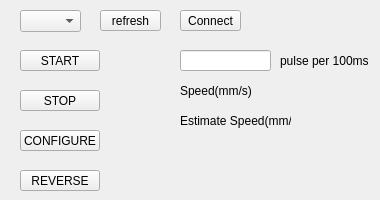
       <widget class="QWidget" name="tab_10">
        <attribute name="title">
         <string>Conveyor Control</string>
        </attribute>
        <widget class="QComboBox" name="cb_conveyor_com">
         <property name="geometry">
          <rect>
           <x>20</x>
           <y>10</y>
           <width>61</width>
           <height>22</height>
          </rect>
         </property>
        </widget>
        <widget class="QLineEdit" name="tb_conveyor_pulse">
         <property name="geometry">
          <rect>
           <x>180</x>
           <y>50</y>
           <width>91</width>
           <height>21</height>
          </rect>
         </property>
        </widget>
        <widget class="QLabel" name="label_56">
         <property name="geometry">
          <rect>
           <x>280</x>
           <y>50</y>
           <width>91</width>
           <height>21</height>
          </rect>
         </property>
         <property name="text">
          <string>pulse per 100ms</string>
         </property>
        </widget>
        <widget class="QLabel" name="label_57">
         <property name="geometry">
          <rect>
           <x>180</x>
           <y>80</y>
           <width>71</width>
           <height>21</height>
          </rect>
         </property>
         <property name="text">
          <string>Speed(mm/s): </string>
         </property>
        </widget>
        <widget class="QLabel" name="lb_conveyor_real_sp">
         <property name="geometry">
          <rect>
           <x>260</x>
           <y>80</y>
           <width>91</width>
           <height>21</height>
          </rect>
         </property>
         <property name="text">
          <string/>
         </property>
        </widget>
        <widget class="QPushButton" name="bt_conveyor_refresh">
         <property name="geometry">
          <rect>
           <x>100</x>
           <y>10</y>
           <width>61</width>
           <height>21</height>
          </rect>
         </property>
         <property name="text">
          <string>refresh</string>
         </property>
        </widget>
        <widget class="QPushButton" name="bt_conveyor_con">
         <property name="geometry">
          <rect>
           <x>180</x>
           <y>10</y>
           <width>61</width>
           <height>21</height>
          </rect>
         </property>
         <property name="text">
          <string>Connect</string>
         </property>
        </widget>
        <widget class="QPushButton" name="bt_conveyor_start">
         <property name="geometry">
          <rect>
           <x>20</x>
           <y>50</y>
           <width>80</width>
           <height>21</height>
          </rect>
         </property>
         <property name="text">
          <string>START</string>
         </property>
        </widget>
        <widget class="QPushButton" name="bt_conveyor_stop">
         <property name="geometry">
          <rect>
           <x>20</x>
           <y>90</y>
           <width>80</width>
           <height>21</height>
          </rect>
         </property>
         <property name="text">
          <string>STOP</string>
         </property>
        </widget>
        <widget class="QPushButton" name="bt_conveyor_configure">
         <property name="geometry">
          <rect>
           <x>20</x>
           <y>130</y>
           <width>80</width>
           <height>21</height>
          </rect>
         </property>
         <property name="text">
          <string>CONFIGURE</string>
         </property>
        </widget>
        <widget class="QPushButton" name="bt_conveyor_reverse">
         <property name="geometry">
          <rect>
           <x>20</x>
           <y>170</y>
           <width>80</width>
           <height>21</height>
          </rect>
         </property>
         <property name="text">
          <string>REVERSE</string>
         </property>
        </widget>
        <widget class="QLabel" name="label_58">
         <property name="geometry">
          <rect>
           <x>180</x>
           <y>110</y>
           <width>111</width>
           <height>21</height>
          </rect>
         </property>
         <property name="text">
          <string>Estimate Speed(mm/s): </string>
         </property>
        </widget>
        <widget class="QLabel" name="lb_estimate_conveyor_sp">
         <property name="geometry">
          <rect>
           <x>300</x>
           <y>110</y>
           <width>71</width>
           <height>21</height>
          </rect>
         </property>
         <property name="text">
          <string/>
         </property>
        </widget>
       </widget>
